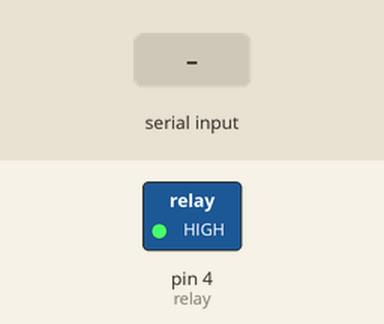
The sketch below on a simulated Arduino Uno, built with avr-gcc and run on an emulated ATmega328P. On the bench: switched loads named in the sketch (green lamp = pin HIGH). The test bench sets the inputs (shaded band). The modem accepts every AT command (registered, SIM ready, sends succeed) and sends nothing else; what the sketch prints to the serial monitor is not drawn.

Above: at 2.2 s.
2.3 s: "1" received over the second serial link
At 3.0 s:
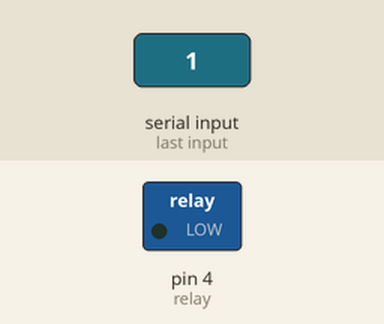
Timing chart, 0 to 5.3 s (numbered marks = the images above; inputs shaded):
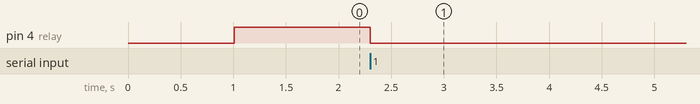

Measured:
- after the input at 2.3 s, pin 4 (relay): HIGH → LOW at once

The sketch:

SmartCharger.ino
```cpp
#include <SoftwareSerial.h>
SoftwareSerial BTSerial(2, 3);
float batterylevel = 0.0;
const int relay =  4;

void setup() {

  pinMode(relay, OUTPUT);
  String setName = String("AT+NAME=ChargerPort1\r\n"); //Setting name as 'MyBTBee'
  Serial.begin(9600);
  BTSerial.begin(38400);
  BTSerial.print("AT\r\n"); //Check Status
  delay(500);
  while (BTSerial.available()) {
    Serial.write(BTSerial.read());
  }
  BTSerial.print(setName); //Send Command to change the name
  delay(500);
  while (BTSerial.available()) {
    Serial.write(BTSerial.read());
  }

}


void loop() {

  if (BTSerial.available() > 0) { // Checks whether data is comming from the serial port
    batterylevel = BTSerial.read(); // Reads the data from the serial port
    Serial.write(BTSerial.read());
  }

  (batterylevel >= 1.0) ? digitalWrite(relay, LOW) : digitalWrite(relay, HIGH);
}
```
